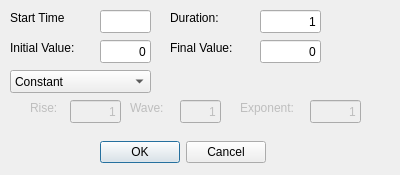
<?xml version="1.0" encoding="UTF-8"?>
<ui version="4.0">
 <class>analogForm</class>
 <widget class="QWidget" name="analogForm">
  <property name="geometry">
   <rect>
    <x>0</x>
    <y>0</y>
    <width>400</width>
    <height>175</height>
   </rect>
  </property>
  <property name="windowTitle">
   <string>Form</string>
  </property>
  <widget class="QLabel" name="lbDuration">
   <property name="geometry">
    <rect>
     <x>170</x>
     <y>10</y>
     <width>59</width>
     <height>15</height>
    </rect>
   </property>
   <property name="text">
    <string>Duration:</string>
   </property>
  </widget>
  <widget class="QLineEdit" name="leDuration">
   <property name="geometry">
    <rect>
     <x>260</x>
     <y>10</y>
     <width>61</width>
     <height>23</height>
    </rect>
   </property>
   <property name="text">
    <string>1</string>
   </property>
   <property name="alignment">
    <set>Qt::AlignRight|Qt::AlignTrailing|Qt::AlignVCenter</set>
   </property>
  </widget>
  <widget class="QLabel" name="lbInitialValue">
   <property name="geometry">
    <rect>
     <x>10</x>
     <y>40</y>
     <width>81</width>
     <height>16</height>
    </rect>
   </property>
   <property name="text">
    <string>Initial Value:</string>
   </property>
  </widget>
  <widget class="QLineEdit" name="leInitialValue">
   <property name="geometry">
    <rect>
     <x>100</x>
     <y>40</y>
     <width>51</width>
     <height>23</height>
    </rect>
   </property>
   <property name="text">
    <string>0</string>
   </property>
   <property name="alignment">
    <set>Qt::AlignRight|Qt::AlignTrailing|Qt::AlignVCenter</set>
   </property>
  </widget>
  <widget class="QLabel" name="lbFinalValue">
   <property name="geometry">
    <rect>
     <x>170</x>
     <y>40</y>
     <width>81</width>
     <height>16</height>
    </rect>
   </property>
   <property name="text">
    <string>Final Value:</string>
   </property>
  </widget>
  <widget class="QLineEdit" name="leFinalValue">
   <property name="geometry">
    <rect>
     <x>260</x>
     <y>40</y>
     <width>61</width>
     <height>23</height>
    </rect>
   </property>
   <property name="text">
    <string>0</string>
   </property>
   <property name="alignment">
    <set>Qt::AlignRight|Qt::AlignTrailing|Qt::AlignVCenter</set>
   </property>
  </widget>
  <widget class="QComboBox" name="cbRampType">
   <property name="geometry">
    <rect>
     <x>10</x>
     <y>70</y>
     <width>141</width>
     <height>23</height>
    </rect>
   </property>
   <item>
    <property name="text">
     <string>Constant</string>
    </property>
   </item>
   <item>
    <property name="text">
     <string>Linear</string>
    </property>
   </item>
   <item>
    <property name="text">
     <string>Exponential</string>
    </property>
   </item>
   <item>
    <property name="text">
     <string>Lorenztian</string>
    </property>
   </item>
  </widget>
  <widget class="QLabel" name="lbRise">
   <property name="enabled">
    <bool>false</bool>
   </property>
   <property name="geometry">
    <rect>
     <x>30</x>
     <y>100</y>
     <width>31</width>
     <height>16</height>
    </rect>
   </property>
   <property name="text">
    <string>Rise:</string>
   </property>
  </widget>
  <widget class="QLineEdit" name="leRise">
   <property name="enabled">
    <bool>false</bool>
   </property>
   <property name="geometry">
    <rect>
     <x>70</x>
     <y>100</y>
     <width>51</width>
     <height>23</height>
    </rect>
   </property>
   <property name="text">
    <string>1</string>
   </property>
   <property name="alignment">
    <set>Qt::AlignRight|Qt::AlignTrailing|Qt::AlignVCenter</set>
   </property>
  </widget>
  <widget class="QLabel" name="lbWave">
   <property name="enabled">
    <bool>false</bool>
   </property>
   <property name="geometry">
    <rect>
     <x>130</x>
     <y>100</y>
     <width>41</width>
     <height>16</height>
    </rect>
   </property>
   <property name="text">
    <string>Wave:</string>
   </property>
  </widget>
  <widget class="QLineEdit" name="leWave">
   <property name="enabled">
    <bool>false</bool>
   </property>
   <property name="geometry">
    <rect>
     <x>180</x>
     <y>100</y>
     <width>41</width>
     <height>23</height>
    </rect>
   </property>
   <property name="text">
    <string>1</string>
   </property>
   <property name="alignment">
    <set>Qt::AlignRight|Qt::AlignTrailing|Qt::AlignVCenter</set>
   </property>
  </widget>
  <widget class="QLabel" name="lbExponent">
   <property name="enabled">
    <bool>false</bool>
   </property>
   <property name="geometry">
    <rect>
     <x>240</x>
     <y>100</y>
     <width>71</width>
     <height>16</height>
    </rect>
   </property>
   <property name="text">
    <string>Exponent:</string>
   </property>
  </widget>
  <widget class="QLineEdit" name="leExponent">
   <property name="enabled">
    <bool>false</bool>
   </property>
   <property name="geometry">
    <rect>
     <x>310</x>
     <y>100</y>
     <width>51</width>
     <height>23</height>
    </rect>
   </property>
   <property name="text">
    <string>1</string>
   </property>
   <property name="alignment">
    <set>Qt::AlignRight|Qt::AlignTrailing|Qt::AlignVCenter</set>
   </property>
  </widget>
  <widget class="QDialogButtonBox" name="bbOkCancel">
   <property name="geometry">
    <rect>
     <x>100</x>
     <y>140</y>
     <width>166</width>
     <height>24</height>
    </rect>
   </property>
   <property name="standardButtons">
    <set>QDialogButtonBox::Cancel|QDialogButtonBox::Ok</set>
   </property>
   <property name="centerButtons">
    <bool>false</bool>
   </property>
  </widget>
  <widget class="QLabel" name="label">
   <property name="geometry">
    <rect>
     <x>10</x>
     <y>10</y>
     <width>71</width>
     <height>16</height>
    </rect>
   </property>
   <property name="text">
    <string>Start Time</string>
   </property>
  </widget>
  <widget class="QLineEdit" name="lineEdit">
   <property name="geometry">
    <rect>
     <x>100</x>
     <y>10</y>
     <width>51</width>
     <height>23</height>
    </rect>
   </property>
  </widget>
 </widget>
 <resources/>
 <connections>
  <connection>
   <sender>bbOkCancel</sender>
   <signal>accepted()</signal>
   <receiver>analogForm</receiver>
   <slot>close()</slot>
   <hints>
    <hint type="sourcelabel">
     <x>182</x>
     <y>151</y>
    </hint>
    <hint type="destinationlabel">
     <x>199</x>
     <y>87</y>
    </hint>
   </hints>
  </connection>
  <connection>
   <sender>bbOkCancel</sender>
   <signal>rejected()</signal>
   <receiver>analogForm</receiver>
   <slot>close()</slot>
   <hints>
    <hint type="sourcelabel">
     <x>182</x>
     <y>151</y>
    </hint>
    <hint type="destinationlabel">
     <x>199</x>
     <y>87</y>
    </hint>
   </hints>
  </connection>
 </connections>
</ui>
